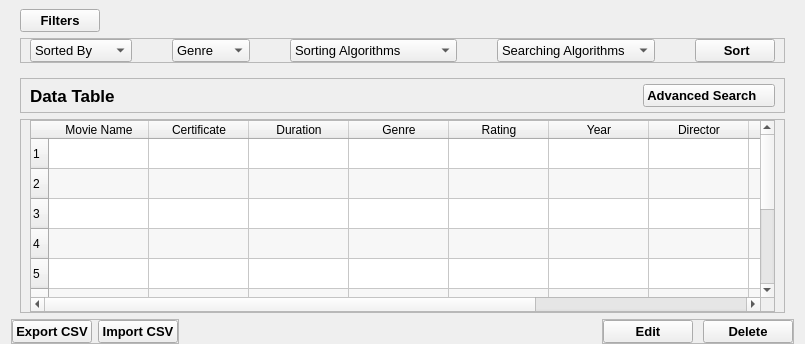
         <widget class="QWidget" name="mainFrame" native="true">
          <property name="sizePolicy">
           <sizepolicy hsizetype="Preferred" vsizetype="Expanding">
            <horstretch>0</horstretch>
            <verstretch>0</verstretch>
           </sizepolicy>
          </property>
          <layout class="QVBoxLayout" name="verticalLayout_2">
           <property name="topMargin">
            <number>0</number>
           </property>
           <property name="bottomMargin">
            <number>0</number>
           </property>
           <item>
            <widget class="QWidget" name="widget_5" native="true">
             <property name="maximumSize">
              <size>
               <width>16777215</width>
               <height>90</height>
              </size>
             </property>
             <layout class="QVBoxLayout" name="verticalLayout_5">
              <property name="topMargin">
               <number>9</number>
              </property>
              <property name="bottomMargin">
               <number>9</number>
              </property>
              <item alignment="Qt::AlignLeft|Qt::AlignTop">
               <widget class="QPushButton" name="btnFilters">
                <property name="minimumSize">
                 <size>
                  <width>0</width>
                  <height>10</height>
                 </size>
                </property>
                <property name="maximumSize">
                 <size>
                  <width>16777215</width>
                  <height>30</height>
                 </size>
                </property>
                <property name="font">
                 <font>
                  <pointsize>10</pointsize>
                  <weight>75</weight>
                  <bold>true</bold>
                 </font>
                </property>
                <property name="text">
                 <string>Filters</string>
                </property>
                <property name="icon">
                 <iconset resource="resources.qrc">
                  <normaloff>:/blackicons/Graphics/featherBlack/menu.svg</normaloff>:/blackicons/Graphics/featherBlack/menu.svg</iconset>
                </property>
                <property name="iconSize">
                 <size>
                  <width>20</width>
                  <height>20</height>
                 </size>
                </property>
               </widget>
              </item>
              <item alignment="Qt::AlignLeft">
               <widget class="QFrame" name="frameFilters">
                <property name="frameShape">
                 <enum>QFrame::StyledPanel</enum>
                </property>
                <property name="frameShadow">
                 <enum>QFrame::Raised</enum>
                </property>
                <layout class="QHBoxLayout" name="horizontalLayout_14">
                 <property name="spacing">
                  <number>40</number>
                 </property>
                 <property name="topMargin">
                  <number>0</number>
                 </property>
                 <property name="bottomMargin">
                  <number>0</number>
                 </property>
                 <item>
                  <widget class="QComboBox" name="cmbSortedBy">
                   <property name="font">
                    <font>
                     <pointsize>10</pointsize>
                    </font>
                   </property>
                   <property name="frame">
                    <bool>true</bool>
                   </property>
                   <item>
                    <property name="text">
                     <string>Sorted By</string>
                    </property>
                   </item>
                   <item>
                    <property name="text">
                     <string>Movie Name</string>
                    </property>
                   </item>
                   <item>
                    <property name="text">
                     <string>Duration</string>
                    </property>
                   </item>
                   <item>
                    <property name="text">
                     <string>Genre</string>
                    </property>
                   </item>
                   <item>
                    <property name="text">
                     <string>Rating</string>
                    </property>
                   </item>
                   <item>
                    <property name="text">
                     <string>Year</string>
                    </property>
                   </item>
                   <item>
                    <property name="text">
                     <string>Directors</string>
                    </property>
                   </item>
                   <item>
                    <property name="text">
                     <string>Actors</string>
                    </property>
                   </item>
                   <item>
                    <property name="text">
                     <string>Gross</string>
                    </property>
                   </item>
                   <item>
                    <property name="text">
                     <string>Votes</string>
                    </property>
                   </item>
                  </widget>
                 </item>
                 <item>
                  <widget class="QComboBox" name="cmbGenre">
                   <property name="font">
                    <font>
                     <pointsize>10</pointsize>
                    </font>
                   </property>
                   <item>
                    <property name="text">
                     <string>Genre</string>
                    </property>
                   </item>
                   <item>
                    <property name="text">
                     <string>Thriller</string>
                    </property>
                   </item>
                   <item>
                    <property name="text">
                     <string>Action</string>
                    </property>
                   </item>
                   <item>
                    <property name="text">
                     <string>Comedy</string>
                    </property>
                   </item>
                  </widget>
                 </item>
                 <item>
                  <widget class="QComboBox" name="cmbAlgorithms">
                   <property name="sizePolicy">
                    <sizepolicy hsizetype="Preferred" vsizetype="Fixed">
                     <horstretch>0</horstretch>
                     <verstretch>0</verstretch>
                    </sizepolicy>
                   </property>
                   <property name="font">
                    <font>
                     <pointsize>10</pointsize>
                    </font>
                   </property>
                   <item>
                    <property name="text">
                     <string>Sorting Algorithms</string>
                    </property>
                   </item>
                   <item>
                    <property name="text">
                     <string>Insertion Sort</string>
                    </property>
                   </item>
                   <item>
                    <property name="text">
                     <string>Selection Sort</string>
                    </property>
                   </item>
                   <item>
                    <property name="text">
                     <string>Merge Sort</string>
                    </property>
                   </item>
                   <item>
                    <property name="text">
                     <string>Bubble Sort</string>
                    </property>
                   </item>
                   <item>
                    <property name="text">
                     <string>Hybrid Merge Sort</string>
                    </property>
                   </item>
                   <item>
                    <property name="text">
                     <string>Randomized Quick Sort</string>
                    </property>
                   </item>
                   <item>
                    <property name="text">
                     <string>Quick Sort</string>
                    </property>
                   </item>
                   <item>
                    <property name="text">
                     <string>Counting Sort</string>
                    </property>
                   </item>
                   <item>
                    <property name="text">
                     <string>Radix Sort</string>
                    </property>
                   </item>
                   <item>
                    <property name="text">
                     <string>Bucket Sort</string>
                    </property>
                   </item>
                   <item>
                    <property name="text">
                     <string>Pigeonhole Sort</string>
                    </property>
                   </item>
                   <item>
                    <property name="text">
                     <string>Postman Sort</string>
                    </property>
                   </item>
                   <item>
                    <property name="text">
                     <string>Cocktail Sort</string>
                    </property>
                   </item>
                   <item>
                    <property name="text">
                     <string>Heap Sort</string>
                    </property>
                   </item>
                   <item>
                    <property name="text">
                     <string>Binary Insertion Sort</string>
                    </property>
                   </item>
                   <item>
                    <property name="text">
                     <string>Shell Sort</string>
                    </property>
                   </item>
                  </widget>
                 </item>
                 <item>
                  <widget class="QComboBox" name="cmbSearching">
                   <property name="font">
                    <font>
                     <pointsize>10</pointsize>
                    </font>
                   </property>
                   <item>
                    <property name="text">
                     <string>Searching Algorithms</string>
                    </property>
                   </item>
                   <item>
                    <property name="text">
                     <string>Linear Search</string>
                    </property>
                   </item>
                   <item>
                    <property name="text">
                     <string>Binary Search</string>
                    </property>
                   </item>
                   <item>
                    <property name="text">
                     <string>KMP String Searching</string>
                    </property>
                   </item>
                   <item>
                    <property name="text">
                     <string>Computing LPS array</string>
                    </property>
                   </item>
                  </widget>
                 </item>
                 <item>
                  <widget class="QPushButton" name="btnSort">
                   <property name="minimumSize">
                    <size>
                     <width>80</width>
                     <height>0</height>
                    </size>
                   </property>
                   <property name="maximumSize">
                    <size>
                     <width>100</width>
                     <height>30</height>
                    </size>
                   </property>
                   <property name="font">
                    <font>
                     <pointsize>10</pointsize>
                     <weight>75</weight>
                     <bold>true</bold>
                     <stylestrategy>PreferAntialias</stylestrategy>
                    </font>
                   </property>
                   <property name="text">
                    <string> Sort</string>
                   </property>
                   <property name="icon">
                    <iconset resource="resources.qrc">
                     <normaloff>:/blackicons/Graphics/featherBlack/server.svg</normaloff>:/blackicons/Graphics/featherBlack/server.svg</iconset>
                   </property>
                   <property name="iconSize">
                    <size>
                     <width>20</width>
                     <height>20</height>
                    </size>
                   </property>
                  </widget>
                 </item>
                </layout>
               </widget>
              </item>
             </layout>
            </widget>
           </item>
           <item>
            <widget class="QWidget" name="widget_4" native="true">
             <layout class="QVBoxLayout" name="verticalLayout_4">
              <property name="topMargin">
               <number>0</number>
              </property>
              <property name="bottomMargin">
               <number>0</number>
              </property>
              <item alignment="Qt::AlignTop">
               <widget class="QFrame" name="frame_2">
                <property name="frameShape">
                 <enum>QFrame::StyledPanel</enum>
                </property>
                <property name="frameShadow">
                 <enum>QFrame::Raised</enum>
                </property>
                <layout class="QHBoxLayout" name="horizontalLayout_9">
                 <property name="topMargin">
                  <number>5</number>
                 </property>
                 <property name="bottomMargin">
                  <number>5</number>
                 </property>
                 <item alignment="Qt::AlignLeft">
                  <widget class="QLabel" name="label_5">
                   <property name="font">
                    <font>
                     <pointsize>13</pointsize>
                     <weight>75</weight>
                     <bold>true</bold>
                    </font>
                   </property>
                   <property name="text">
                    <string>Data Table</string>
                   </property>
                  </widget>
                 </item>
                 <item alignment="Qt::AlignRight">
                  <widget class="QPushButton" name="btnAdvanced_Search">
                   <property name="minimumSize">
                    <size>
                     <width>0</width>
                     <height>0</height>
                    </size>
                   </property>
                   <property name="maximumSize">
                    <size>
                     <width>16777215</width>
                     <height>30</height>
                    </size>
                   </property>
                   <property name="font">
                    <font>
                     <pointsize>10</pointsize>
                     <weight>75</weight>
                     <bold>true</bold>
                    </font>
                   </property>
                   <property name="text">
                    <string>Advanced Search    </string>
                   </property>
                   <property name="icon">
                    <iconset resource="resources.qrc">
                     <normaloff>:/Whiteicons/Graphics/featherWhite/search.svg</normaloff>:/Whiteicons/Graphics/featherWhite/search.svg</iconset>
                   </property>
                   <property name="iconSize">
                    <size>
                     <width>20</width>
                     <height>20</height>
                    </size>
                   </property>
                  </widget>
                 </item>
                </layout>
               </widget>
              </item>
              <item>
               <widget class="QFrame" name="frame_3">
                <property name="sizePolicy">
                 <sizepolicy hsizetype="Preferred" vsizetype="Expanding">
                  <horstretch>0</horstretch>
                  <verstretch>0</verstretch>
                 </sizepolicy>
                </property>
                <property name="frameShape">
                 <enum>QFrame::StyledPanel</enum>
                </property>
                <property name="frameShadow">
                 <enum>QFrame::Raised</enum>
                </property>
                <layout class="QGridLayout" name="gridLayout">
                 <property name="topMargin">
                  <number>0</number>
                 </property>
                 <property name="bottomMargin">
                  <number>0</number>
                 </property>
                 <item row="0" column="0">
                  <widget class="QTableWidget" name="tableWidget">
                   <property name="frameShadow">
                    <enum>QFrame::Sunken</enum>
                   </property>
                   <property name="dragDropMode">
                    <enum>QAbstractItemView::NoDragDrop</enum>
                   </property>
                   <property name="defaultDropAction">
                    <enum>Qt::IgnoreAction</enum>
                   </property>
                   <property name="alternatingRowColors">
                    <bool>true</bool>
                   </property>
                   <property name="showGrid">
                    <bool>true</bool>
                   </property>
                   <property name="sortingEnabled">
                    <bool>false</bool>
                   </property>
                   <property name="cornerButtonEnabled">
                    <bool>true</bool>
                   </property>
                   <property name="rowCount">
                    <number>10</number>
                   </property>
                   <row/>
                   <row/>
                   <row/>
                   <row/>
                   <row/>
                   <row/>
                   <row/>
                   <row/>
                   <row/>
                   <row/>
                   <column>
                    <property name="text">
                     <string>Movie Name</string>
                    </property>
                    <property name="icon">
                     <iconset resource="resources.qrc">
                      <normaloff>:/blackicons/Graphics/featherBlack/arrow-up.svg</normaloff>:/blackicons/Graphics/featherBlack/arrow-up.svg</iconset>
                    </property>
                   </column>
                   <column>
                    <property name="text">
                     <string>Certificate</string>
                    </property>
                   </column>
                   <column>
                    <property name="text">
                     <string>Duration</string>
                    </property>
                    <property name="icon">
                     <iconset resource="resources.qrc">
                      <normaloff>:/blackicons/Graphics/featherBlack/arrow-up.svg</normaloff>:/blackicons/Graphics/featherBlack/arrow-up.svg</iconset>
                    </property>
                   </column>
                   <column>
                    <property name="text">
                     <string>Genre</string>
                    </property>
                    <property name="icon">
                     <iconset resource="resources.qrc">
                      <normaloff>:/blackicons/Graphics/featherBlack/arrow-down.svg</normaloff>:/blackicons/Graphics/featherBlack/arrow-down.svg</iconset>
                    </property>
                   </column>
                   <column>
                    <property name="text">
                     <string>Rating</string>
                    </property>
                    <property name="icon">
                     <iconset resource="resources.qrc">
                      <normaloff>:/blackicons/Graphics/featherBlack/arrow-up.svg</normaloff>:/blackicons/Graphics/featherBlack/arrow-up.svg</iconset>
                    </property>
                   </column>
                   <column>
                    <property name="text">
                     <string>Year</string>
                    </property>
                    <property name="icon">
                     <iconset resource="resources.qrc">
                      <normaloff>:/blackicons/Graphics/featherBlack/arrow-down.svg</normaloff>:/blackicons/Graphics/featherBlack/arrow-down.svg</iconset>
                    </property>
                   </column>
                   <column>
                    <property name="text">
                     <string>Director</string>
                    </property>
                   </column>
                   <column>
                    <property name="text">
                     <string>Actors</string>
                    </property>
                   </column>
                   <column>
                    <property name="text">
                     <string>Gross</string>
                    </property>
                    <property name="icon">
                     <iconset resource="resources.qrc">
                      <normaloff>:/blackicons/Graphics/featherBlack/arrow-up.svg</normaloff>:/blackicons/Graphics/featherBlack/arrow-up.svg</iconset>
                    </property>
                   </column>
                   <column>
                    <property name="text">
                     <string>Votes</string>
                    </property>
                    <property name="icon">
                     <iconset resource="resources.qrc">
                      <normaloff>:/blackicons/Graphics/featherBlack/arrow-up.svg</normaloff>:/blackicons/Graphics/featherBlack/arrow-up.svg</iconset>
                    </property>
                   </column>
                  </widget>
                 </item>
                </layout>
               </widget>
              </item>
             </layout>
            </widget>
           </item>
           <item>
            <widget class="QWidget" name="widget_6" native="true">
             <layout class="QHBoxLayout" name="horizontalLayout_11">
              <property name="leftMargin">
               <number>0</number>
              </property>
              <property name="topMargin">
               <number>0</number>
              </property>
              <property name="rightMargin">
               <number>0</number>
              </property>
              <property name="bottomMargin">
               <number>0</number>
              </property>
              <item alignment="Qt::AlignLeft">
               <widget class="QFrame" name="frame_14">
                <property name="frameShape">
                 <enum>QFrame::StyledPanel</enum>
                </property>
                <property name="frameShadow">
                 <enum>QFrame::Raised</enum>
                </property>
                <layout class="QHBoxLayout" name="horizontalLayout_13">
                 <property name="leftMargin">
                  <number>0</number>
                 </property>
                 <property name="topMargin">
                  <number>0</number>
                 </property>
                 <property name="rightMargin">
                  <number>0</number>
                 </property>
                 <property name="bottomMargin">
                  <number>0</number>
                 </property>
                 <item>
                  <widget class="QPushButton" name="btnExportcsv">
                   <property name="maximumSize">
                    <size>
                     <width>16777215</width>
                     <height>35</height>
                    </size>
                   </property>
                   <property name="font">
                    <font>
                     <pointsize>10</pointsize>
                     <weight>75</weight>
                     <bold>true</bold>
                    </font>
                   </property>
                   <property name="text">
                    <string>Export CSV</string>
                   </property>
                   <property name="icon">
                    <iconset resource="resources.qrc">
                     <normaloff>:/blackicons/Graphics/featherBlack/download.svg</normaloff>:/blackicons/Graphics/featherBlack/download.svg</iconset>
                   </property>
                   <property name="iconSize">
                    <size>
                     <width>20</width>
                     <height>20</height>
                    </size>
                   </property>
                  </widget>
                 </item>
                 <item>
                  <widget class="QPushButton" name="btnImportcsv">
                   <property name="maximumSize">
                    <size>
                     <width>16777215</width>
                     <height>35</height>
                    </size>
                   </property>
                   <property name="font">
                    <font>
                     <pointsize>10</pointsize>
                     <weight>75</weight>
                     <bold>true</bold>
                    </font>
                   </property>
                   <property name="text">
                    <string>Import CSV</string>
                   </property>
                   <property name="icon">
                    <iconset resource="resources.qrc">
                     <normaloff>:/blackicons/Graphics/featherBlack/external-link.svg</normaloff>:/blackicons/Graphics/featherBlack/external-link.svg</iconset>
                   </property>
                   <property name="iconSize">
                    <size>
                     <width>20</width>
                     <height>20</height>
                    </size>
                   </property>
                  </widget>
                 </item>
                </layout>
               </widget>
              </item>
              <item alignment="Qt::AlignRight">
               <widget class="QFrame" name="frame_13">
                <property name="frameShape">
                 <enum>QFrame::StyledPanel</enum>
                </property>
                <property name="frameShadow">
                 <enum>QFrame::Raised</enum>
                </property>
                <layout class="QHBoxLayout" name="horizontalLayout_12">
                 <property name="spacing">
                  <number>10</number>
                 </property>
                 <property name="leftMargin">
                  <number>0</number>
                 </property>
                 <property name="topMargin">
                  <number>0</number>
                 </property>
                 <property name="rightMargin">
                  <number>0</number>
                 </property>
                 <property name="bottomMargin">
                  <number>0</number>
                 </property>
                 <item>
                  <widget class="QPushButton" name="btnEdit">
                   <property name="minimumSize">
                    <size>
                     <width>90</width>
                     <height>0</height>
                    </size>
                   </property>
                   <property name="maximumSize">
                    <size>
                     <width>16777215</width>
                     <height>35</height>
                    </size>
                   </property>
                   <property name="font">
                    <font>
                     <pointsize>10</pointsize>
                     <weight>75</weight>
                     <bold>true</bold>
                    </font>
                   </property>
                   <property name="text">
                    <string>Edit</string>
                   </property>
                   <property name="icon">
                    <iconset resource="resources.qrc">
                     <normaloff>:/blackicons/Graphics/featherBlack/edit-2.svg</normaloff>:/blackicons/Graphics/featherBlack/edit-2.svg</iconset>
                   </property>
                   <property name="iconSize">
                    <size>
                     <width>24</width>
                     <height>24</height>
                    </size>
                   </property>
                  </widget>
                 </item>
                 <item>
                  <widget class="QPushButton" name="btnDelete">
                   <property name="minimumSize">
                    <size>
                     <width>90</width>
                     <height>0</height>
                    </size>
                   </property>
                   <property name="maximumSize">
                    <size>
                     <width>16777215</width>
                     <height>35</height>
                    </size>
                   </property>
                   <property name="font">
                    <font>
                     <pointsize>10</pointsize>
                     <weight>75</weight>
                     <bold>true</bold>
                    </font>
                   </property>
                   <property name="text">
                    <string>Delete</string>
                   </property>
                   <property name="icon">
                    <iconset resource="resources.qrc">
                     <normaloff>:/blackicons/Graphics/featherBlack/delete.svg</normaloff>:/blackicons/Graphics/featherBlack/delete.svg</iconset>
                   </property>
                   <property name="iconSize">
                    <size>
                     <width>24</width>
                     <height>24</height>
                    </size>
                   </property>
                  </widget>
                 </item>
                </layout>
               </widget>
              </item>
             </layout>
            </widget>
           </item>
          </layout>
         </widget>
